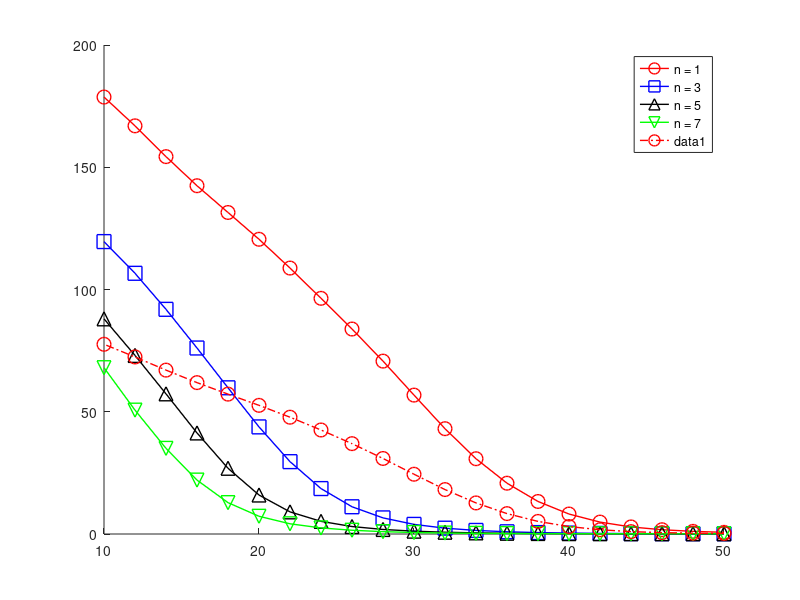

MATLAB code for this plot: (Note: this script raises an error after producing the figure.)

% analyse simulations for varying Node number & processes

clear;

load results_Noise_Nprocess_15March;

average_error_MT = mean(error_MT_All,[3,4]);
average_error_LS = mean(error_LS_All,[3,4]);
average_error_LS2 = mean(error_LS2_All,[3,4]);

SNR_list = 10*log10(1./noise_sigma_All);

figure;
hold on;
%plot(SNR_list,average_error_MT,'o-','linewidth',1,'MarkerSize',10);
plot(SNR_list,average_error_MT(:,2),'ro-','linewidth',1,'MarkerSize',10);
plot(SNR_list,average_error_MT(:,3),'bs-','linewidth',1,'MarkerSize',10);
plot(SNR_list,average_error_MT(:,4),'k^-','linewidth',1,'MarkerSize',10);
plot(SNR_list,average_error_MT(:,5),'gv-','linewidth',1,'MarkerSize',10);
legend('n = 1','n = 3','n = 5','n = 7');

%plot(SNR_list,average_error_LS2,'s--','linewidth',1,'MarkerSize',10);
p = plot(SNR_list,average_error_LS2(:,2),'ro-.','linewidth',1,'MarkerSize',10);
set(get(get(p,'Annotation'),'LegendInformation'),'IconDisplayStyle','off');
p = plot(SNR_list,average_error_LS2(:,3),'bs-.','linewidth',1,'MarkerSize',10);
set(get(get(p,'Annotation'),'LegendInformation'),'IconDisplayStyle','off');
p = plot(SNR_list,average_error_LS2(:,4),'k^-.','linewidth',1,'MarkerSize',10);
set(get(get(p,'Annotation'),'LegendInformation'),'IconDisplayStyle','off');
p = plot(SNR_list,average_error_LS2(:,5),'gv-.','linewidth',1,'MarkerSize',10);
set(get(get(p,'Annotation'),'LegendInformation'),'IconDisplayStyle','off');
grid on; box on;
ylim([0 100]);
set(gca, 'YScale', 'log');
xlabel('SNR'); ylabel('Average relative error %');
fontsize(scale=1.5);

% figure;
% hold on;
% plot(SNR_list,average_error_LS,'o-');
% plot(SNR_list,average_error_LS2,'s--');
% grid on;
% xlabel('SNR'); ylabel('Error');
% set(gca, 'XScale', 'log');
% ylim([0 100]);
%set(gca, 'YScale', 'log');
